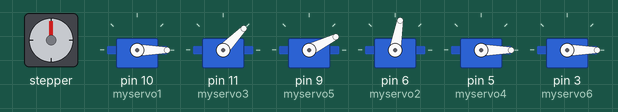
Simulated run of this sketch. Board: Arduino Uno, built with avr-gcc and run on an emulated ATmega328P. Shown: stepper motor, 6 × servo. Wiring (inferred from the names in the program): stepper motor (2048 steps per turn assumed): coils pin 8, pin 7, pin 4, pin 2.

Above: at 0.1 s.
At 0.5 s:
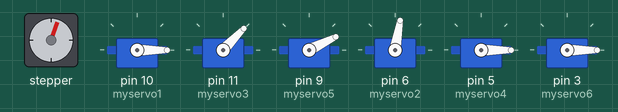
At 0.95 s:
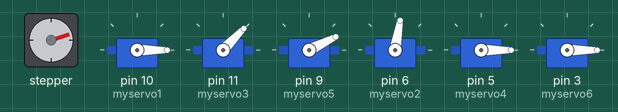
At 2.6 s:
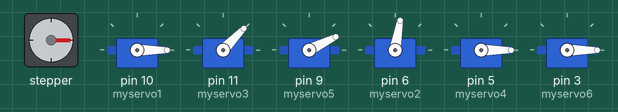
Timing chart, 0 to 5.9 s (numbered marks = the images above):
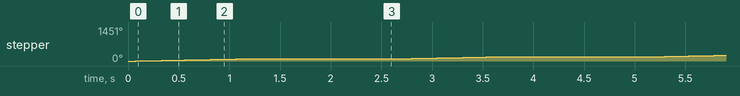

Measured:
- by itself, stepper: turns 90° clockwise in 1.0 s, repeating every 2.5 s

The sketch:

najnova_programa.ino
```cpp
#include <Servo.h>

Servo myservo1;   // create servo object to control a servo
Servo myservo3;
Servo myservo5;
Servo myservo2;
Servo myservo4;
Servo myservo6;

int pos1 = 0;    // variable to store the servo position
int pos3 = 0;
int pos5 = 0;
int pos2 = 0;
int pos4 = 0;
int pos6 = 0;
int boja = 0;
int pozicija = 0;
int prvflag = 0;
int flagvnatresen = 0;
int usbRead = 0;

int bluePin = 8;    //IN1 on the ULN2003 Board, BLUE end of the Blue/Yellow motor coil
int pinkPin = 7;    //IN2 on the ULN2003 Board, PINK end of the Pink/Orange motor coil
int yellowPin = 4;  //IN3 on the ULN2003 Board, YELLOW end of the Blue/Yellow motor coil
int orangePin = 2;  //IN4 on the ULN2003 Board, ORANGE end of the Pink/Orange motor coil

//Keeps track of the current step.
//We'll use a zero based index.
int currentStep = 0;
int allstep=0;
int flag=0;
void PositionArmToGrab(){
  for (pos4 = 0; pos4<=136; pos4 += 1) {
    myservo4.write(pos4);
    delay(15);
  }
}
void GrabTheCap(){
  for (pos6 = 0; pos6<=55; pos6 += 1) {
    myservo6.write(pos6);
    delay(15);
  }
}
void RaiseTheArm(){
  for(pos4 = 136; pos4>=0; pos4 -= 1){
    myservo4.write(pos4);
    delay(15);
  }
}
void Move45(){
  for(pos1 = 0; pos1<=45; pos1 += 1){
    myservo1.write(pos1);
    delay(15);
  }
}
void Move90(){
  for(pos1 = 0; pos1<=90; pos1 += 1){
    myservo1.write(pos1);
    delay(15);
  }
}
void Move135(){
  for(pos1 = 0; pos1<=135; pos1 += 1){
    myservo1.write(pos1);
    delay(15);
  }
}
void LowerTheArm(){
  for(pos4 = 0; pos4<=136; pos4 += 1){
    myservo4.write(pos4);
    delay(15);
  }
}
void ReleaseTheCap(){
  for(pos6 = 55; pos6>=0; pos6 -= 1){
    myservo6.write(pos6);
    delay(15);
  }
}
void InitialPosition(){
    pos1 = 0;
    pos3 = 46;
    pos5 = 26;
    pos2 = 80;
    pos4 = 0;    // do 136
    pos6 = 0;
    myservo1.write(pos1);
    myservo2.write(pos2);
    myservo3.write(pos3);
    myservo4.write(pos4);
    myservo5.write(pos5);
    myservo6.write(pos6);
    delay(15);
  }

void setup() {
  Serial.begin(9600);
  pinMode(bluePin, OUTPUT);
  pinMode(pinkPin, OUTPUT);
  pinMode(yellowPin, OUTPUT);
  pinMode(orangePin,OUTPUT);

  digitalWrite(bluePin, LOW);
  digitalWrite(pinkPin, LOW);
  digitalWrite(yellowPin, LOW);
  digitalWrite(orangePin, LOW);

  myservo1.attach(10);
  myservo3.attach(11);
  myservo5.attach(9);
  myservo2.attach(6);
  myservo4.attach(5);
  myservo6.attach(3);
  pos1 = 0;
  pos3 = 46;
  pos5 = 26;
  pos2 = 80;
  pos4 = 0;    // do 136
  pos6 = 0;
  InitialPosition();
  delay(50);
}
void loop() {
  if(prvflag==1){
    delay(1500);
    flagvnatresen=0;
    while(Serial.available() and flagvnatresen==0){
      usbRead = Serial.read();
      boja=usbRead/1000;
      pozicija=usbRead%1000;
  if(pozicija>900){
  if (boja==111){  // za zholto = 45 stepeni
    PositionArmToGrab();
  delay(1000);
  GrabTheCap();
  delay(1000);
  RaiseTheArm();
  delay(15);
  Move45();
  delay(15);
  LowerTheArm();
  delay(15);
  ReleaseTheCap();
  delay(15);
  RaiseTheArm();
  delay(15);
  InitialPosition();
  delay(2000);
  flagvnatresen=1;
  }
  if (boja==101){  // za plavo = 90 stepeni
    PositionArmToGrab();
  delay(1000);
  GrabTheCap();
  delay(1000);
  RaiseTheArm();
  delay(15);
  Move90();
  delay(15);
  LowerTheArm();
  delay(15);
  ReleaseTheCap();
  delay(15);
  RaiseTheArm();
  delay(15);
  InitialPosition();
  delay(2000);
  flagvnatresen=1;
  }

if (boja==100){  // za zeleno = 135 stepeni
    PositionArmToGrab();
  delay(1000);
  GrabTheCap();
  delay(1000);
  RaiseTheArm();
  delay(15);
  Move135();
  delay(15);
  LowerTheArm();
  delay(15);
  ReleaseTheCap();
  delay(15);
  RaiseTheArm();
  delay(15);
  InitialPosition();
  delay(2000);
  flagvnatresen=1;
  }
  }
}
prvflag=0;
}
// STEFAN DEL
  if(prvflag==0){
    switch(currentStep){
    case 0:
      digitalWrite(bluePin, HIGH);
      digitalWrite(pinkPin, LOW);
      digitalWrite(yellowPin, LOW);
      digitalWrite(orangePin, LOW);
      break;
    case 1:
      digitalWrite(bluePin, LOW);
      digitalWrite(pinkPin, HIGH);
      digitalWrite(yellowPin, LOW);
      digitalWrite(orangePin, LOW);
      break;
    case 2:
      digitalWrite(bluePin, LOW);
      digitalWrite(pinkPin, LOW);
      digitalWrite(yellowPin, HIGH);
      digitalWrite(orangePin, LOW);
      break;
    case 3:
      digitalWrite(bluePin, LOW);
      digitalWrite(pinkPin, LOW);
      digitalWrite(yellowPin, LOW);
      digitalWrite(orangePin, HIGH);
      break;
    }
    currentStep = (++currentStep < 4) ? currentStep : 0;
    allstep= allstep+1;

    if(allstep>515)
    {
    allstep=0;
    prvflag=1;
    }
    delay(2.5);
  }

}
```
